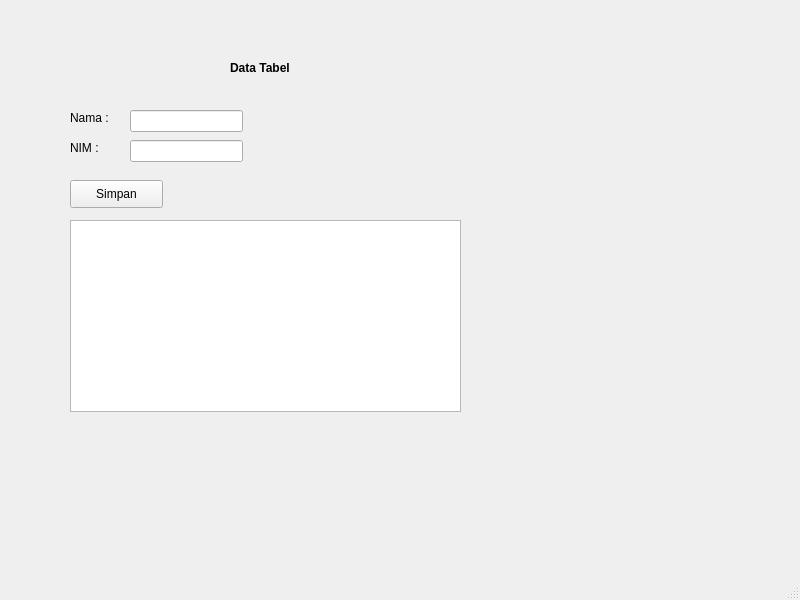
<?xml version="1.0" encoding="UTF-8"?>
<ui version="4.0">
 <class>MainWindow</class>
 <widget class="QMainWindow" name="MainWindow">
  <property name="geometry">
   <rect>
    <x>0</x>
    <y>0</y>
    <width>800</width>
    <height>600</height>
   </rect>
  </property>
  <property name="windowTitle">
   <string>MainWindow</string>
  </property>
  <widget class="QWidget" name="centralwidget">
   <widget class="QLabel" name="label">
    <property name="geometry">
     <rect>
      <x>230</x>
      <y>60</y>
      <width>81</width>
      <height>16</height>
     </rect>
    </property>
    <property name="font">
     <font>
      <weight>75</weight>
      <bold>true</bold>
     </font>
    </property>
    <property name="text">
     <string>Data Tabel</string>
    </property>
   </widget>
   <widget class="QLabel" name="label_2">
    <property name="geometry">
     <rect>
      <x>70</x>
      <y>110</y>
      <width>55</width>
      <height>16</height>
     </rect>
    </property>
    <property name="text">
     <string>Nama :</string>
    </property>
   </widget>
   <widget class="QLabel" name="label_3">
    <property name="geometry">
     <rect>
      <x>70</x>
      <y>140</y>
      <width>55</width>
      <height>16</height>
     </rect>
    </property>
    <property name="text">
     <string>NIM :</string>
    </property>
   </widget>
   <widget class="QLineEdit" name="lineEdit">
    <property name="geometry">
     <rect>
      <x>130</x>
      <y>110</y>
      <width>113</width>
      <height>22</height>
     </rect>
    </property>
   </widget>
   <widget class="QLineEdit" name="lineEdit_2">
    <property name="geometry">
     <rect>
      <x>130</x>
      <y>140</y>
      <width>113</width>
      <height>22</height>
     </rect>
    </property>
   </widget>
   <widget class="QPushButton" name="pushButton">
    <property name="geometry">
     <rect>
      <x>70</x>
      <y>180</y>
      <width>93</width>
      <height>28</height>
     </rect>
    </property>
    <property name="text">
     <string>Simpan</string>
    </property>
   </widget>
   <widget class="QTableView" name="tableView">
    <property name="geometry">
     <rect>
      <x>70</x>
      <y>220</y>
      <width>391</width>
      <height>192</height>
     </rect>
    </property>
   </widget>
  </widget>
  <widget class="QMenuBar" name="menubar">
   <property name="geometry">
    <rect>
     <x>0</x>
     <y>0</y>
     <width>800</width>
     <height>26</height>
    </rect>
   </property>
  </widget>
  <widget class="QStatusBar" name="statusbar"/>
 </widget>
 <resources/>
 <connections/>
</ui>
